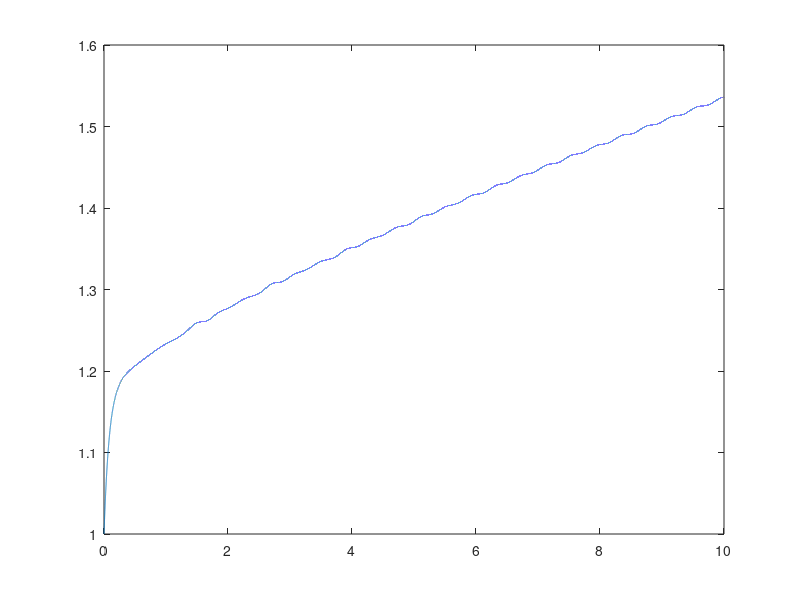

Source code (MATLAB):
clear all
lambda = [0.0124 0.0305 0.111 0.301 1.14 3.01];
lambdaa = 0.077;
beta = [0.000215 0.001424 0.001274 0.002568 0.000748 0.000273];
 
betaa = 0.006;
delta = 0.0005;
rho = betaa;
n0 = 1;
%% 
% F= @(t,y)[((((betaa/10)*y(1))-betaa)/delta)*y(1)+lambda(1)*y(2)+lambda(2)*y(3)+lambda(3)*y(4)+lambda(4)*y(5)+lambda(5)*y(6)+lambda(6)*y(7); (beta(1)*y(1)/delta)-lambda(1)*y(2); (beta(2)*y(1)/delta)-lambda(2)*y(3); (beta(3)*y(1)/delta)-lambda(3)*y(4); (beta(4)*y(1)/delta)-lambda(4)*y(5); (beta(5)*y(1)/delta)-lambda(5)*y(6); (beta(6)*y(1)/delta)-lambda(6)*y(7)];
F = @(t, y) [
    (((betaa/(10*y(1)))-betaa) / delta) * y(1) + lambda(1) * y(2) + lambda(2) * y(3) + lambda(3) * y(4) + lambda(4) * y(5) + lambda(5) * y(6) + lambda(6) * y(7);
    (beta(1) * y(1) / delta) - lambda(1) * y(2);
    (beta(2) * y(1) / delta) - lambda(2) * y(3);
    (beta(3) * y(1) / delta) - lambda(3) * y(4);
    (beta(4) * y(1) / delta) - lambda(4) * y(5);
    (beta(5) * y(1) / delta) - lambda(5) * y(6);
    (beta(6) * y(1) / delta) - lambda(6) * y(7)
];

%% 
tspan=[0:0.0001:10];
y0=[1 beta(1)/(lambda(1)*delta) beta(2)/(lambda(2)*delta) beta(3)/(lambda(3)*delta) beta(4)/(lambda(4)*delta) beta(1,5)/(lambda(1,5)*delta) beta(1,6)/(lambda(1,6)*delta)];
%% 
tic
[t,y]=ode23(F,tspan,y0);
toc
%% 
elapsedTime = toc;
plot(t,y(:,1))
